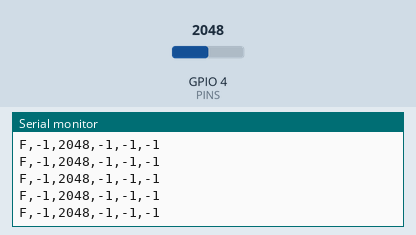
The sketch below on a simulated ESP32-S3. Parts: the last lines printed to the serial monitor. The inputs (shaded band) are chosen by the test bench; at power-on: GPIO 4 (PINS) = 2048 (analog values on the 0–4095 scale). Nothing arrives over Bluetooth unless stated; a phone connects over Bluetooth LE 3 s after start.

Above: at 1.2 s.
1.3 s: GPIO 4 (PINS) set to 2866
At 2.2 s:
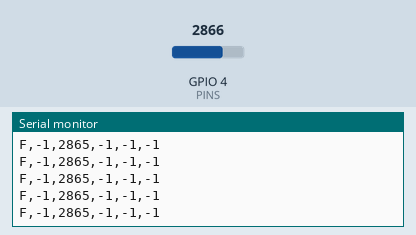
2.8 s: GPIO 4 (PINS) set to 3603
At 3.4 s:
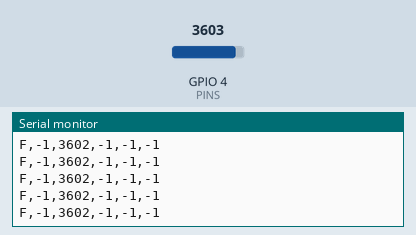
Timing chart, 0 to 5.8 s (numbered marks = the images above; inputs shaded):
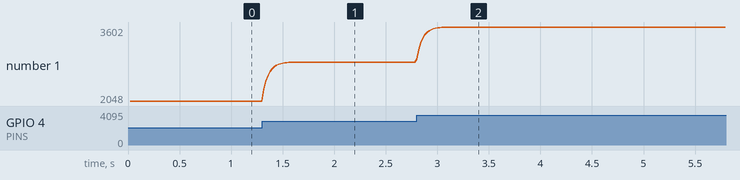

Measured:
- after the input at 1.3 s, the serial monitor: prints a new line at once (image 1)
- after the input at 2.8 s, the serial monitor: prints a new line at once (image 2)
- plotted number 1: 2048 → 2865 after the input at 1.3 s, 2865 → 3602 after the input at 2.8 s

The sketch:

multi_flex_devkit.ino
```cpp
/*
  multi_flex_devkit  -  ESP32-S3 DevKit + up to 5 flex sensors -> website v2 (USB and Bluetooth)
  ---------------------------------------------------------------------------------------------
  NO MOTOR in this sketch. It only reads the flex sensors and sends them to the website.
  The website's Open / Close / STOP buttons (o / c / s) are received and ignored.

  WIRING (the same for every finger; 3.3 V only, NEVER 5 V on an ESP32 pin)
      ESP 3V3  ->  flex sensor  ->  GPIO pin  ->  47k resistor  ->  ESP GND
      Bending the sensor LOWERS the reading. Calibrate on the website (Save straight / Save fully bent).

      finger   GPIO      (ADC1 pins only: ADC2 does not work while Bluetooth is on)
      index     4        <- the first single sensor goes here
      middle    6
      ring      7
      little    8
      thumb     9

  Which sensors are plugged in? Set FITTED below (true = connected). Unfitted ones send -1,
  and the website then moves that finger with its slider or copies the index (a setting on the site).

  ARDUINO IDE SETTINGS
      Board:            "ESP32S3 Dev Module"   (Tools > Board > esp32 > ESP32S3 Dev Module)
      USB CDC On Boot:  "Disabled"             (we use the USB-UART port, see below)
      Flash Size:       "16MB (128Mb)"
      PSRAM:            "OPI PSRAM"
      Plug the USB-C cable into the port labelled "USB-UART" (or "COM"), not "USB".
      Serial Monitor:   115200 baud. You will see lines like   F,-1,2310,-1,-1,-1
      CLOSE the Serial Monitor before pressing "Connect by USB" on the website
      (only one program can use the port at a time).

  WHAT IT SENDS, every 20 ms (50 times a second), over USB AND Bluetooth:
      F,<thumb>,<index>,<middle>,<ring>,<little>      raw 0..4095, -1 = not fitted
  Bluetooth: Nordic UART Service, device name "ExoHand" (Connect by Bluetooth on the website).
*/

#include <BLEDevice.h>
#include <BLEServer.h>
#include <BLEUtils.h>
#include <BLE2902.h>

// ###########################################################################
// #  WHICH SENSORS ARE CONNECTED?   order: thumb, index, middle, ring, little #
// ###########################################################################
const bool FITTED[5] = { false, true, false, false, false };   // only the index (GPIO 4) for now
const int  PINS[5]   = { 9, 4, 6, 7, 8 };                       // thumb, index, middle, ring, little

const int   SAMPLES   = 8;      // readings averaged each time (removes fast noise)
const float SMOOTHING = 0.3;    // 0..1, lower = smoother but slower
const int   PERIOD_MS = 20;     // send a line every 20 ms

#define NUS_SERVICE "6E400001-B5A3-F393-E0A9-E50E24DCCA9E"
#define NUS_RX      "6E400002-B5A3-F393-E0A9-E50E24DCCA9E"
#define NUS_TX      "6E400003-B5A3-F393-E0A9-E50E24DCCA9E"

float smooth[5];
BLECharacteristic* txChar = nullptr;
volatile bool bleConnected = false;

class ServerCB : public BLEServerCallbacks {
  void onConnect(BLEServer* srv) { bleConnected = true; }
  void onDisconnect(BLEServer* srv) { bleConnected = false; BLEDevice::startAdvertising(); }   // let the website reconnect
};
class RxCB : public BLECharacteristicCallbacks {
  void onWrite(BLECharacteristic* c) { /* o / c / s from the website: ignored, no motor in this sketch */ }
};

int readAveraged(int pin) {
  long sum = 0;
  for (int i = 0; i < SAMPLES; i++) sum += analogRead(pin);
  return sum / SAMPLES;
}

void setup() {
  Serial.begin(115200);
  analogReadResolution(12);                     // 0..4095
  for (int f = 0; f < 5; f++) {
    if (!FITTED[f]) continue;
    analogSetPinAttenuation(PINS[f], ADC_11db); // full 0..3.3 V range
    smooth[f] = readAveraged(PINS[f]);
  }

  BLEDevice::init("ExoHand");
  BLEServer* srv = BLEDevice::createServer();
  srv->setCallbacks(new ServerCB());
  BLEService* svc = srv->createService(NUS_SERVICE);
  txChar = svc->createCharacteristic(NUS_TX, BLECharacteristic::PROPERTY_NOTIFY);
  txChar->addDescriptor(new BLE2902());
  BLECharacteristic* rx = svc->createCharacteristic(NUS_RX,
      BLECharacteristic::PROPERTY_WRITE | BLECharacteristic::PROPERTY_WRITE_NR);
  rx->setCallbacks(new RxCB());
  svc->start();
  BLEAdvertising* adv = BLEDevice::getAdvertising();
  adv->addServiceUUID(NUS_SERVICE);
  adv->setScanResponse(true);
  BLEDevice::startAdvertising();

  Serial.println("# multi_flex_devkit ready (the website ignores this line)");
}

void loop() {
  static unsigned long last = 0;
  while (Serial.available()) Serial.read();     // o / c / s over USB: ignored, no motor here

  if (millis() - last < PERIOD_MS) return;
  last = millis();

  int value[5];
  for (int f = 0; f < 5; f++) {
    if (!FITTED[f]) { value[f] = -1; continue; }
    smooth[f] += (readAveraged(PINS[f]) - smooth[f]) * SMOOTHING;
    value[f] = (int)smooth[f];
  }

  char line[40];                                // e.g. "F,-1,2310,-1,-1,-1\n"
  int n = snprintf(line, sizeof(line), "F,%d,%d,%d,%d,%d\n", value[0], value[1], value[2], value[3], value[4]);
  Serial.write((const uint8_t*)line, n);

  // Bluetooth packets can be as small as 20 bytes, so send the line in 20-byte pieces.
  // The website glues the pieces back together.
  if (bleConnected && txChar) {
    for (int i = 0; i < n; i += 20) {
      int len = min(20, n - i);
      txChar->setValue((uint8_t*)line + i, len);
      txChar->notify();
    }
  }
}
```
